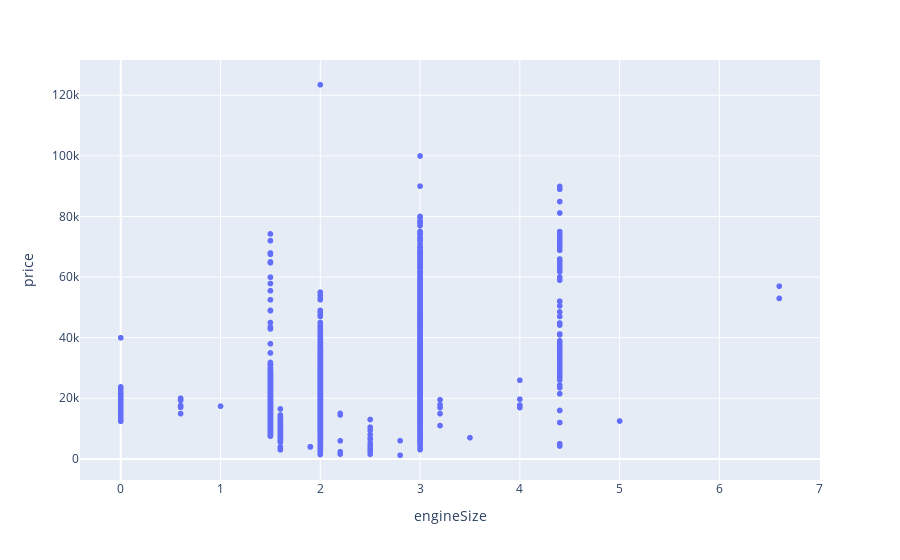

Here is the notebook cell this chart was saved with:
### Markdown cell above
By boxplot we can see fueltype "Diesel" give more mileages than other type of fueltypes

### Code cell
fig = px.scatter(data,x="engineSize", y="price")
fig.show()

### Figure 1 — Plotly figure (JSON) as saved in the notebook; plotly's stock layout.template omitted (floating-point values rounded to 4 significant figures; data arrays with more than 128 entries replaced by an {"elided": "..."} marker saying what was removed)
{"data": [{"hovertemplate": "engineSize=%{x}<br>price=%{y}<extra></extra>", "legendgroup": "", "marker": {"color": "#636efa", "symbol": "circle"}, "mode": "markers", "name": "", "showlegend": false, "type": "scattergl", "x": {"elided": "10781 float values"}, "xaxis": "x", "y": {"elided": "10781 int values"}, "yaxis": "y"}], "layout": {"legend": {"tracegroupgap": 0}, "margin": {"t": 60}, "xaxis": {"anchor": "y", "domain": [0, 1], "title": {"text": "engineSize"}}, "yaxis": {"anchor": "x", "domain": [0, 1], "title": {"text": "price"}}}}
